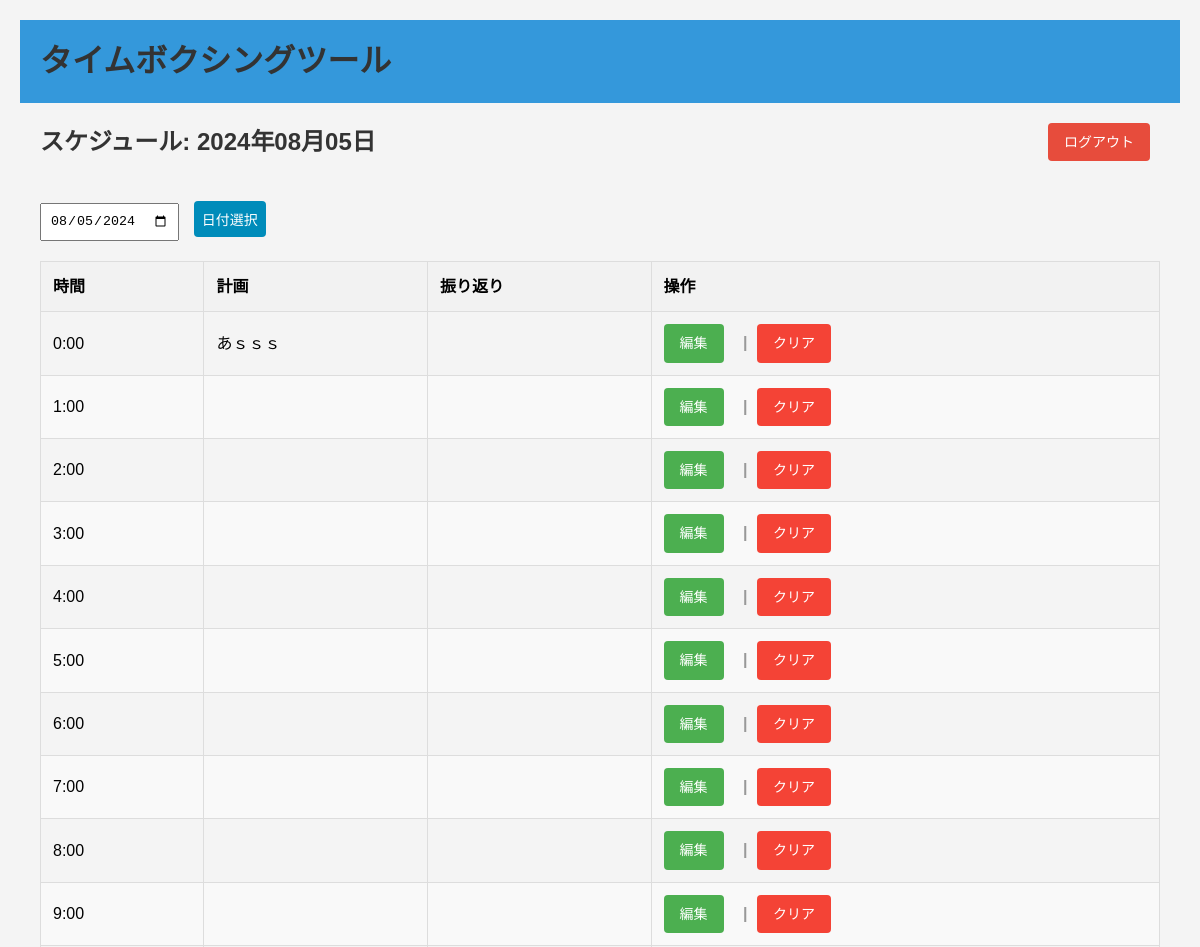
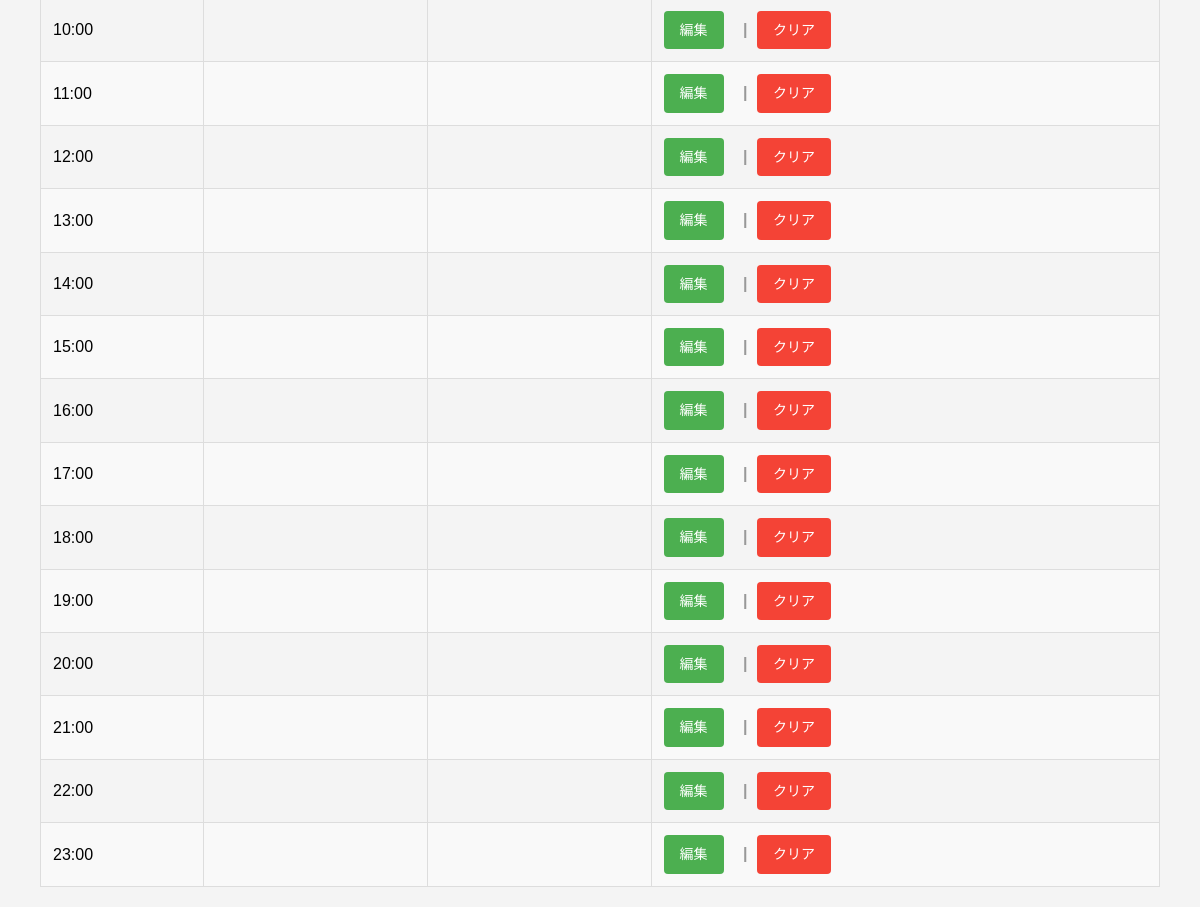
/schedule/?date=2024-08-05 (signed in), run on the app's committed database (2 pictures, top to bottom).
### scheduler/models.py (models this page shows)
class Schedule(models.Model):
    user = models.ForeignKey(User, on_delete=models.CASCADE)
    date = models.DateField()
    hour = models.IntegerField()
    plan = models.TextField(blank=True)
    reflection = models.TextField(blank=True)
    class Meta:
        unique_together = ('user', 'date', 'hour')

### scheduler/views.py (the view)
# urls.py: path('schedule/', views.schedule_view, name='schedule'),
@login_required
def schedule_view(request):
    if request.method == 'POST':
        date = request.POST.get('date')
        selected_date = datetime.strptime(date, '%Y-%m-%d').date()
    else:
        selected_date = request.GET.get('date')
        if selected_date:
            selected_date = datetime.strptime(selected_date, '%Y-%m-%d').date()
        else:
            selected_date = datetime.now().date()
    schedules = []
    for hour in range(24):
        schedule, created = Schedule.objects.get_or_create(
            user=request.user,
            date=selected_date,
            hour=hour
        )
        schedules.append(schedule)
    return render(request, 'scheduler/schedule.html', {
        'schedules': schedules,
        'selected_date': selected_date
    })

### templates/scheduler/schedule.html (shortened to what this page needs)
{% extends 'base.html' %}
{% block content %}
<div class="header-actions">
    <h2>スケジュール: {{ selected_date|date:"Y年m月d日" }}</h2>
    <a href="{% url 'logout' %}" class="btn btn-logout">ログアウト</a>
</div>
<form method="post">
    <input type="date" name="date" value="{{ selected_date|date:'Y-m-d' }}">
    <input type="submit" value="日付選択" class="btn">
</form>
<table>
    <thead>
        <tr>
            <th>時間</th>
            <th>計画</th>
            <th>振り返り</th>
            <th>操作</th>
        </tr>
    </thead>
    <tbody>
        {% for schedule in schedules %}
        <tr>
            <td>{{ schedule.hour }}:00</td>
            <td>{{ schedule.plan|default:"" }}</td>
            <td>{{ schedule.reflection|default:"" }}</td>
            <td>
                <a href="{% url 'edit_schedule' schedule.id %}" class="btn btn-edit">編集</a>
                <span class="button-separator">|</span>
                <a href="{% url 'clear_schedule' schedule.id %}" class="btn btn-clear">クリア</a>
            </td>
        </tr>
        {% endfor %}
    </tbody>
</table>
{% endblock %}

### static/css/style.css (style rules this page uses)
body { font-family: 'Noto Sans JP', Arial, sans-serif; line-height: 1.6; margin: 0; padding: 20px; background-color: #f4f4f4; }
h1, h2 { color: #333; }
table { width: 100%; border-collapse: collapse; margin-top: 20px; }
th, td { padding: 12px; text-align: left; border: 1px solid #ddd; }
th { background-color: #f2f2f2; font-weight: bold; }
tr:nth-child(even) { background-color: #f9f9f9; }
form { margin-bottom: 20px; }
input[type="date"], input[type="submit"], input[type="text"], input[type="password"] { padding: 8px; margin-right: 10px; }
.btn { display: inline-block; padding: 8px 16px; margin-right: 10px; border: none; border-radius: 4px; font-size: 14px; cursor: pointer; text-decoration: none; transition: background-color 0.3s; background-color: #008CBA; color: white; }
.btn-edit { background-color: #4CAF50; }
.btn-clear { background-color: #f44336; }
.button-separator { margin: 0 5px; color: #999; font-weight: bold; }
.header-actions { display: flex; justify-content: space-between; align-items: center; margin-bottom: 20px; }
.btn-logout { background-color: #e74c3c; color: white; }

### data on the page
Schedule: hour "0", plan "あｓｓｓ"
Schedule: hour "1"
Schedule: hour "2"
Schedule: hour "3"
Schedule: hour "4"
Schedule: hour "5"
Schedule: hour "6"
Schedule: hour "7"
Schedule: hour "8"
Schedule: hour "9"
Schedule: hour "10"
Schedule: hour "11"
Schedule: hour "12"
Schedule: hour "13"
Schedule: hour "14"
Schedule: hour "15"
Schedule: hour "16"
Schedule: hour "17"
Schedule: hour "18"
Schedule: hour "19"
Schedule: hour "20"
Schedule: hour "21"
Schedule: hour "22"
Schedule: hour "23"

### other printed values
{{ selected_date|date:"Y年m月d日" }} "2024年08月05日"
